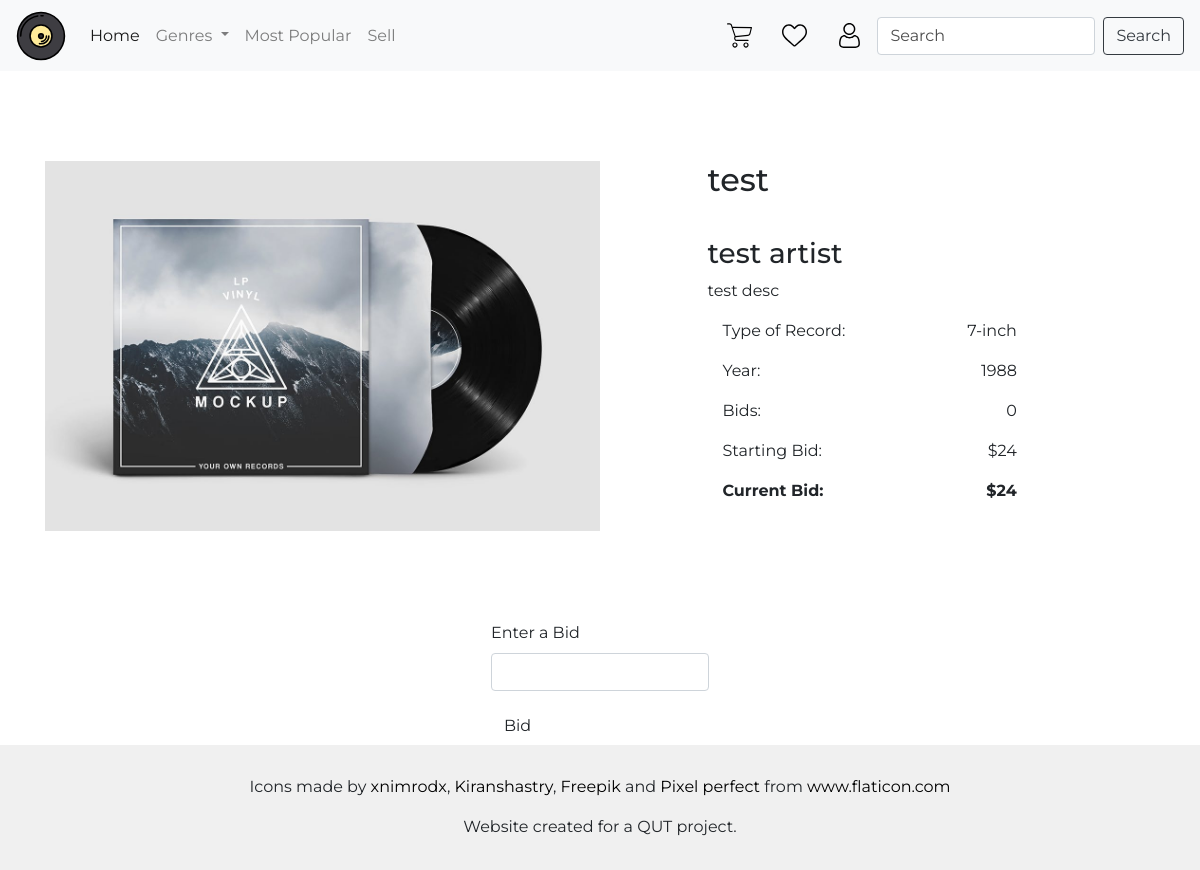
The app's page /item/25, older data.
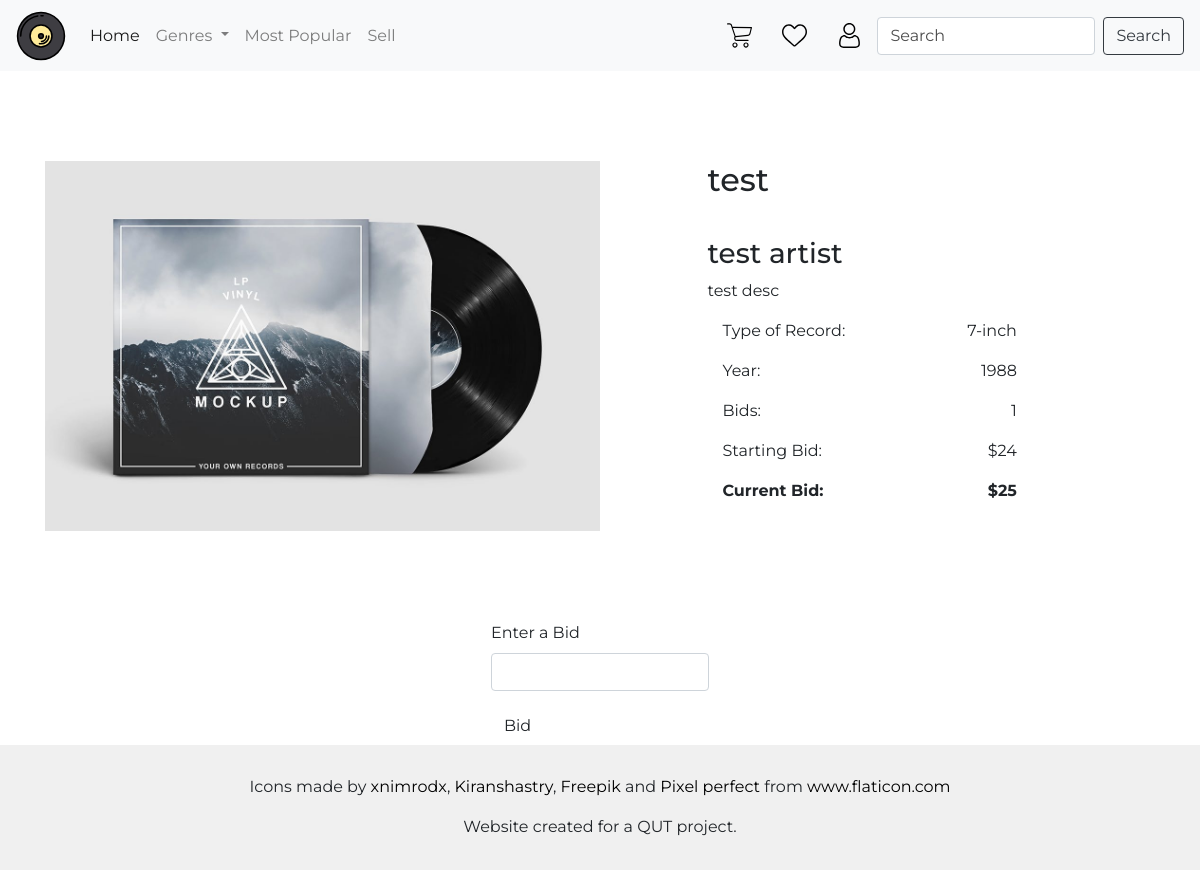
The same page, newer data.
### auction/models.py (models this page shows, shortened)
class Item(db.Model):
    __tablename__ = 'items'
    id = db.Column(db.Integer, primary_key=True)
    name = db.Column(db.String(100), index=True, nullable=False)
    description = db.Column(db.String(200), nullable=False)
    artist = db.Column(db.String(100), index=True, nullable=False)
    genre = db.Column(db.String(80), index=True, nullable=False)
    year = db.Column(db.Integer, nullable=False)
    designation = db.Column(db.String(80), nullable=False)
    image = db.Column(db.String(400), nullable=False)
    starting_value = db.Column(db.Integer, nullable=False)
    current_value = db.Column(db.Integer, nullable=False)
    bid_number = db.Column(db.Integer, nullable=True)
    status = db.Column(db.String(80), index=True, nullable=False)
    user_id = db.Column(db.Integer, db.ForeignKey('users.id'))
    date_posted = db.Column(db.String, nullable=False)
    watchlists = db.relationship('Watchlist', backref='items')
    bids = db.relationship('Bid', backref='items')

### auction/auth.py (the view)
@bp2.route("/<id>")
def show(id):
    form = BidForm()
    details = Item.query.filter_by(id=id).first()
    return render_template('created_item_details.html', details=details, form=form)

### auction/forms.py
class BidForm(FlaskForm):
    value = IntegerField("Enter a Bid", validators=[NumberRange(min=20), InputRequired
                                                    ("Please bid higher than the current bid")])
    submit = SubmitField("Bid")

### auction/templates/created_item_details.html (shortened to what this page needs)
{% extends 'base.html' %}
{% import "bootstrap/wtf.html" as wtf %}
{% block content %}
<div class="row def-padding space-between">
    <div class="col-lg-6 col-xs-12 top-btm-padding">
        <img class="img-fluid" src={{details.image}} alt="Record Image">
    </div>
    <div class="col-lg-5 col-xs-12 col-sm-12 col-md-12">
        <h2 class="top-btm-padding">{{details.name}}</h2>
        <h3>{{details.artist}}</h3>
        <p class="card-text">{{details.description}}</p>
        <div class="space-between col-lg-9 col-md-10 col-sm-12">
            <p>Type of Record: </p>
            <p>{{details.designation}}</p>
        </div>
        <div class="space-between col-lg-9 col-md-10 col-sm-12">
            <p>Year: </p>
            <p>{{details.year}}</p>
        </div>
        <div class="space-between col-lg-9 col-md-10 col-sm-12">
            <p>Bids: </p>
            <p>{{details.bid_number}}</p>
        </div>
        <div class="space-between col-lg-9 col-md-10 col-sm-12">
            <p>Starting Bid: </p>
            <p>${{details.starting_value}}</p>
        </div>
        <div class="space-between col-lg-9 col-md-10 col-sm-12 font-weight-bold">
            <p>Current Bid: </p>
            <p>${{details.current_value}}</p>
        </div>
    </div>
</div>
<div class="col-12 justify-center space-between">
    {{wtf.quick_form(form,
        "/item/{0}/bid".format(details.id))}}
</div>
{% endblock %}

### auction/templates/base.html (shortened to what this page needs)
<!doctype html>
<html lang="en">
<head>
    <link rel="stylesheet" href="https://stackpath.bootstrapcdn.com/bootstrap/4.5.2/css/bootstrap.min.css"
>
    <link rel="stylesheet" href="../static/styles/style.css">
</head>
<body>
    <nav class="navbar navbar-expand-lg navbar-light bg-light col-12">
        <a class="navbar-brand backgr-default" href="/"></a>
        <div class="collapse navbar-collapse" id="navbarSupportedContent">
            <ul class="navbar-nav mr-auto d-flex">
                <li class="nav-item active">
                    <a class="nav-link" href="/">Home <span class="sr-only">(current)</span></a>
                </li>
                <li class="nav-item dropdown">
                    <a class="nav-link dropdown-toggle" href="#" id="navbarDropdown" role="button"
                        data-toggle="dropdown" aria-haspopup="true" aria-expanded="false">
                        Genres
                    </a>
                </li>
                <li class="nav-item">
                    <a class="nav-link" href="/">Most Popular</a>
                </li>
                <li class="nav-item">
                    <a class="nav-link" href="sell">Sell</a>
                </li>
            </ul>
            <form class="form-inline my-2 my-lg-0">
                <a class="backgr-default icon-default" href="#" id="cart-nav-link"></a>
                <a class="backgr-default icon-default" href="watchlist" id="watchlist-nav-link"></a>
                <a class="backgr-default icon-default" data-toggle="modal" data-target="#staticBackdrop"
                    id="profile-nav-link"></a>
                <input class="form-control mr-sm-2" type="search" placeholder="Search" aria-label="Search">
                <button class="btn btn-outline-dark my-2 my-sm-0" type="submit">Search</button>
            </form>
        </div>
    </nav>
    {% block content %}
    {% endblock %}
    <div class="footer col-12 justify-content-center vertical-center text-center">
        <footer>
            <div>
                <p>Icons made by
                    <a href="https://www.flaticon.com/authors/xnimrodx" title="xnimrodx">xnimrodx</a>,
                    <a href="https://www.flaticon.com/authors/kiranshastry" title="Kiranshastry">Kiranshastry</a>,
                    <a href="https://www.flaticon.com/authors/freepik" title="Freepik">Freepik</a> and
                    <a href="https://www.flaticon.com/authors/pixel-perfect" title="Pixel perfect">Pixel perfect</a>
                    from
                    <a href="https://www.flaticon.com/" title="Flaticon">www.flaticon.com</a>
                </p>
                <p>Website created for a QUT project.</p>
            </div>
        </footer>
    </div>
</body>
</html>

### auction/static/styles/style.css (style rules this page uses)
* { font-family: Montserrat; }
a { color: initial; }
.backgr-default { background-size: 100%; background-repeat: no-repeat; }
.icon-default { width: 25px; height: 25px; margin: 15px; }
.footer { position: static; display: flex; justify-content: center; align-items: center; padding: 30px 0 15px 0; background-color: rgb(240, 240, 240); }
.def-padding { padding: 60px; }
.top-btm-padding { padding: 30px 0 30px 0; }
.navbar-brand { background-image: url("../images/vinyl.svg"); width: 50px; height: 50px; }
.space-between { display: flex; justify-content: space-between; }
.justify-center { display: flex; justify-content: center; }
#cart-nav-link { background-image: url("../images/shopping-cart.svg"); }
#watchlist-nav-link { background-image: url("../images/heart.svg"); }
#profile-nav-link { background-image: url("../images/user.svg"); }
::placeholder { color: rgba(0,0,0,0.7) !important; opacity: 1; }

Row changes from the older to the newer data that the page shows:
changed Item "test": bid_number "0" → "1"; current_value "24" → "25"
